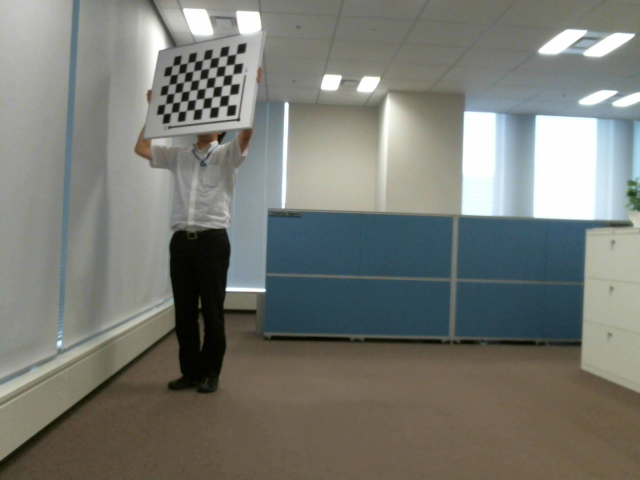
%> input picture セミナー資料/画像処理セミナー/2258970-Demos/MATLAB_Image_Processing_Demo/11_ActionAnalysis/images_20160928_1207/folder1/frame10.png, 640 x 480 px
$ octave d6_Report.m   (GNU Octave 9; MATLAB toolbox functions it lacks are replaced by stand-ins)
%> lines starting %> are read from the running program, lines starting %| are printed output that depends on the picture; in (x1, y1, x2, y2) boxes, pixels count from 0 and x2, y2 are one past the last pixel; in counts of white or black regions, pixels touching at a corner belong together; the program's own positions count from 1
clear all, close all, clc;

%% このスクリプトを実行前に、
% createImage　関数でテスト用画像を生成してお使い下さい

%% 画像データ読み込み
%動画像の10フレーム目を予め静止画として保存してあります
I = imread('frame10.png');
%> I is the input picture: size 480x640x3 uint8; mean R, G, B 120.3, 122.1, 115.7
figure, imshow(I)

%% 3次元可視化
%セルが写っている領域以外の輝度のフラットネスを確認します
Ilim = I;
Ilim(Ilim > 30) = 30;
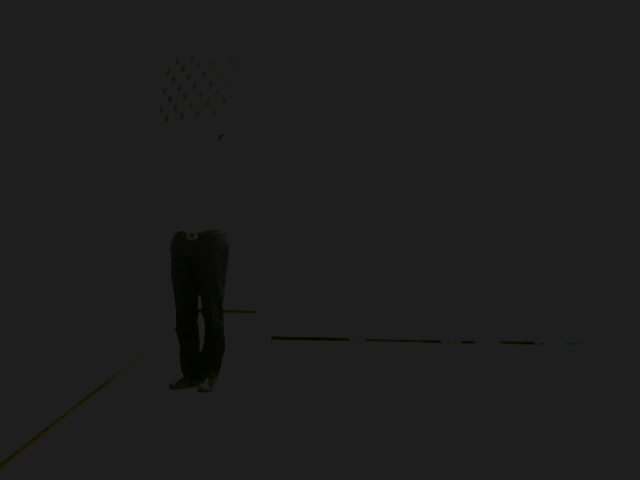
%> Ilim: size 480x640x3 uint8; mean R, G, B 29.4, 29.4, 29.2
Ilim(Ilim < 15) = 15;
%> Ilim: size 480x640x3 uint8; 2.87% of pixels changed, all inside (x1, y1, x2, y2) = (0, 61, 544, 471)
figure, surf(double(Ilim)), shading interp, colormap jet
%> (this line was passed over: surf is not available in this run)
zlim([15 30])

%% ROIを設定します
%輝度値で2値化してみます
bw = I > 70;
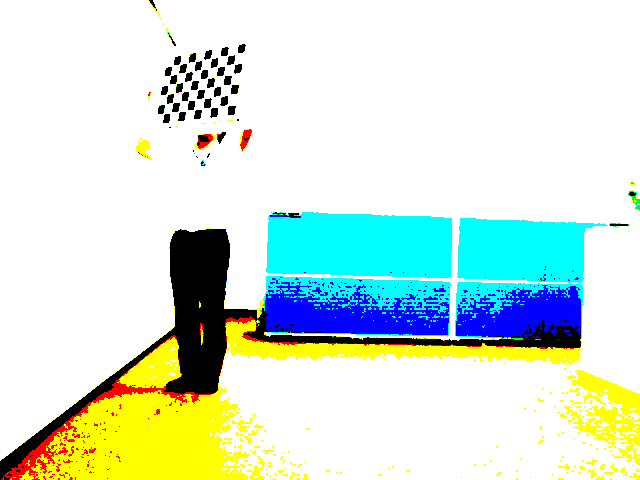
%> bw: size 480x640x3 logical; mean R, G, B 0.832, 0.903, 0.854
imshow(bw)

%% 穴埋め
bw = imfill(bw, 'holes');
imshow(bw)

%% ROI範囲外の領域をフラットに
I(~bw) = 0;
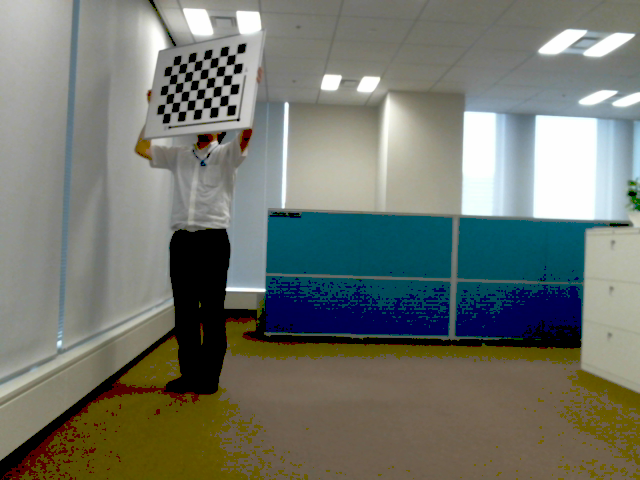
%> I: size 480x640x3 uint8; mean R, G, B 113.3, 117.7, 108.9
figure, surf(double(I)), shading interp, colormap jet
%> (this line was passed over: surf is not available in this run)

%% ここからセルの分離処理に移ります
%モルフォロジー処理を使って前処理1
I2 = uint16(I);

I2x = 2*I2; %輝度値を2倍
strtbl = {'diamond', 'disk', 'cube', 'sphere', 'square', 'octagon'};
incl = 5;
Id = imdilate(I2, strel(strtbl{incl}, 7)); %イメージを膨張
imshowpair(I2x, Id, 'montage')

%% 差分を出してセル境界を強調
I3 = I2x - Id;
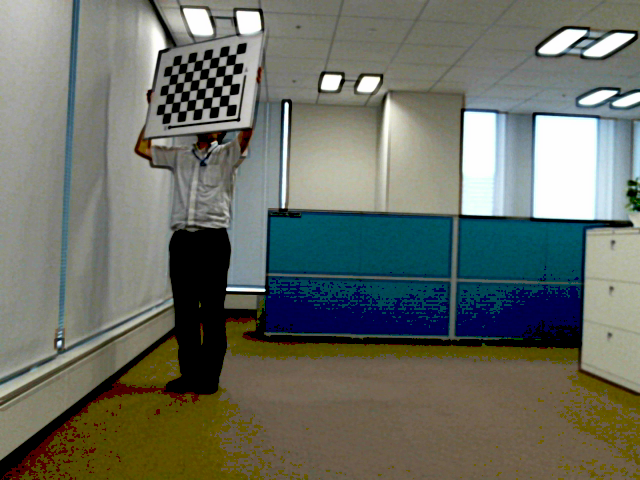
%> I3: size 480x640x3 uint16; mean R, G, B 105.7, 110, 100.3
imshow(I3,[])

%% 元の画像と比較
imshowpair(I(150:200, 150:200), I3(150:200, 150:200), 'montage')

%% モルフォロジー処理を使って前処理2
I4 = imdilate(I3, strel('square',7));
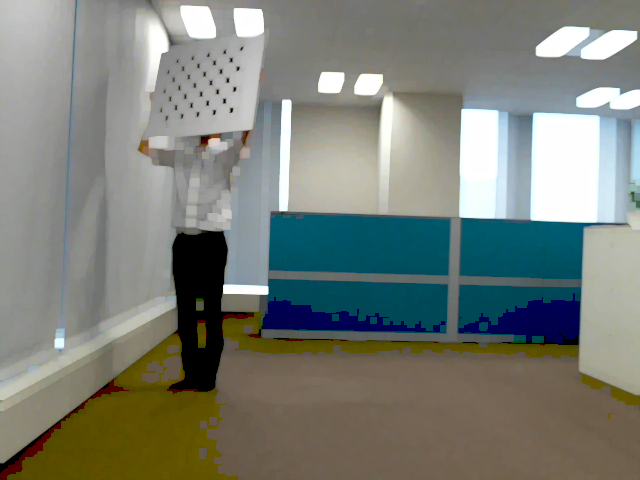
%> I4: size 480x640x3 uint16; mean R, G, B 123.1, 127.8, 120
imshowpair(I3, I4, 'montage')
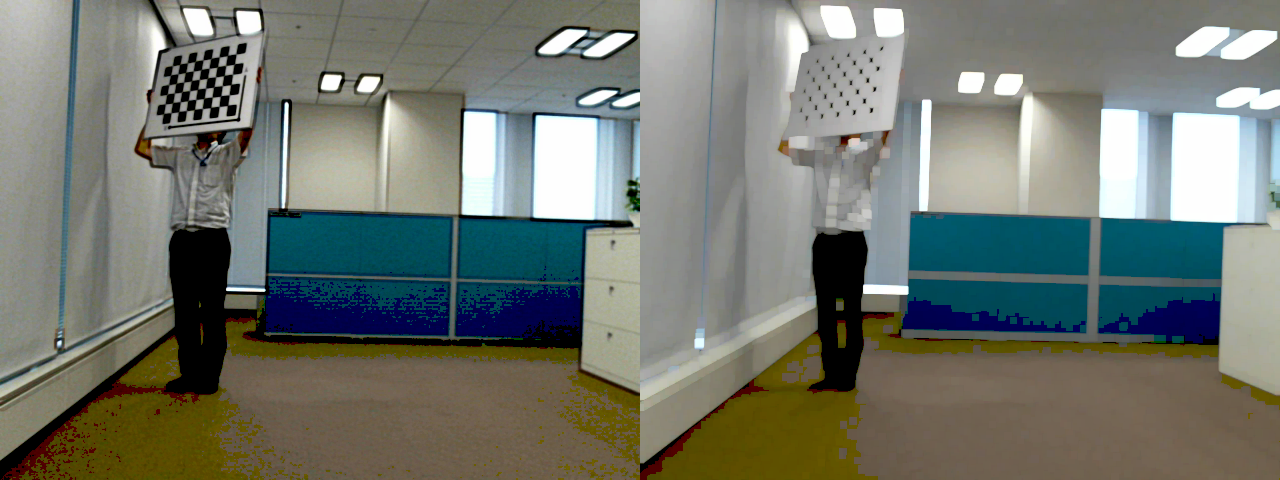
%> displayed picture: size 480x1280x3, on the screen's scale of 0 to 255; mean R, G, B 114.4, 118.9, 110.1

%% 並べて比較
I5 = I4 - I3;
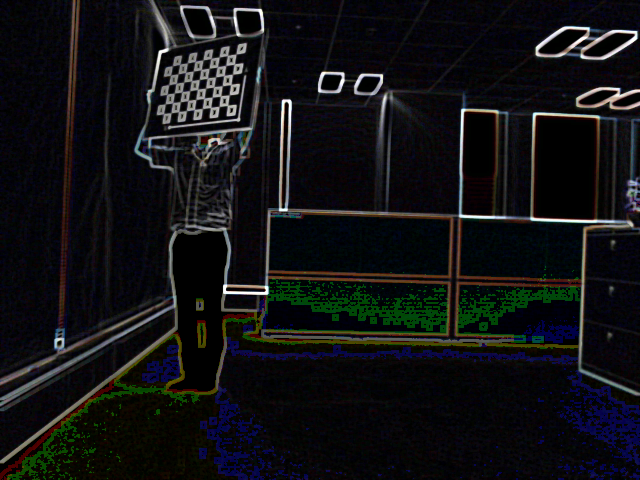
%> I5: size 480x640x3 uint16; mean R, G, B 17.4, 17.9, 19.7
imshow(I5,[])

%% Otsu法を使った2値化
%> (the run ends here)

$ run again, with セミナー資料/画像処理セミナー/2258970-Demos/MATLAB_Image_Processing_Demo/11_ActionAnalysis/images_20160928_1207/folder1/frame1.png copied over セミナー資料/画像処理セミナー/2258970-Demos/MATLAB_Image_Processing_Demo/11_ActionAnalysis/images_20160928_1207/folder1/frame10.png
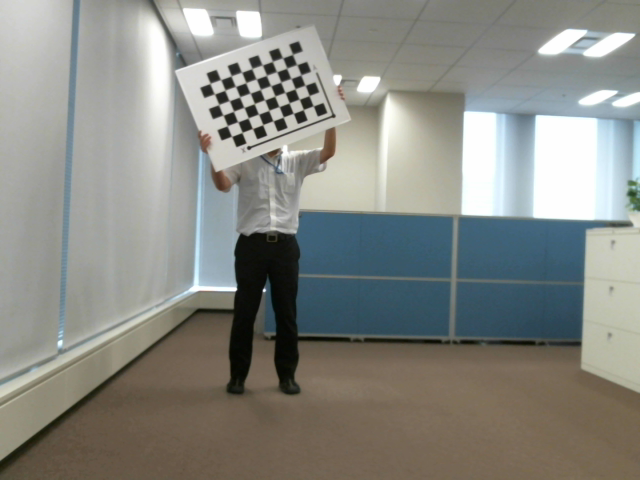
%> input picture セミナー資料/画像処理セミナー/2258970-Demos/MATLAB_Image_Processing_Demo/11_ActionAnalysis/images_20160928_1207/folder1/frame1.png, 640 x 480 px
%> I is the input picture: size 480x640x3 uint8; mean R, G, B 136.1, 137.6, 131.6
%> `I(~bw) = 0;`:
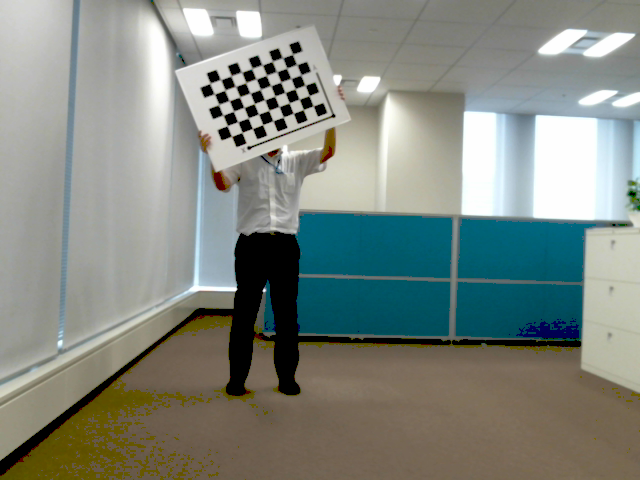
%> I: size 480x640x3 uint8; 18.75% of pixels changed, all inside (x1, y1, x2, y2) = (0, 0, 640, 480)
%> `I5 = I4 - I3;`:
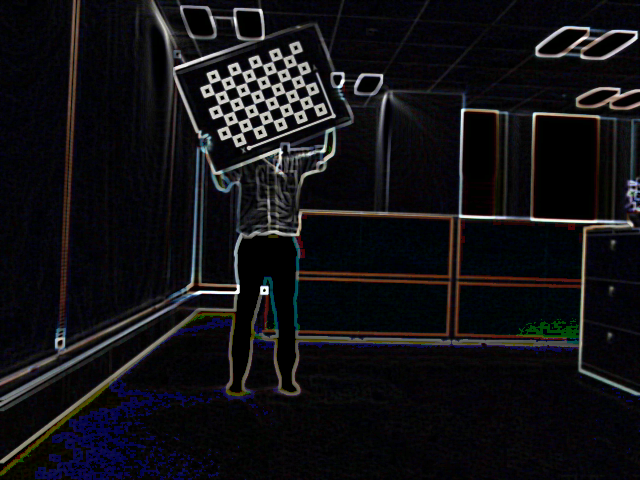
%> I5: size 480x640x3 uint16; mean R, G, B 18.4, 17.7, 20.6
